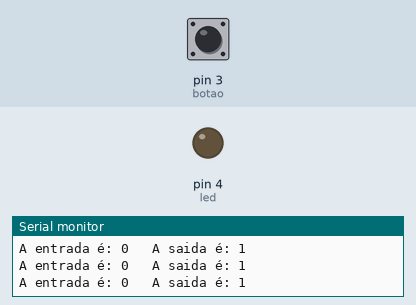
A sketch run on a simulated Arduino Uno, built with avr-gcc and run on an emulated ATmega328P. Parts: output pins drawn as LEDs (lit = HIGH), the last lines printed to the serial monitor. Dashed ring = blinking. Inputs (shaded band) come from the test bench; at power-on: pin 3 (botao) LOW.

Above: at 1.2 s.
1.3 s: pin 3 (botao) pulled HIGH for 3.2 s
At 2.2 s:
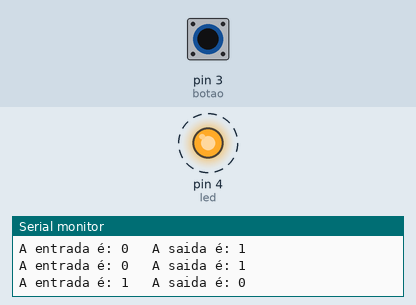
6.0 s: pin 3 (botao) pulled HIGH for 0.15 s
At 6.3 s:
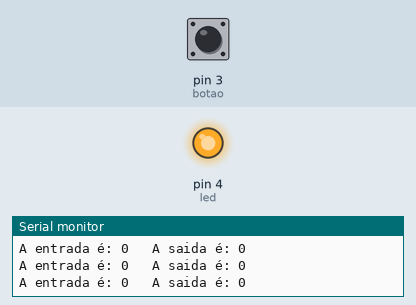
9.1 s: pin 3 (botao) pulled HIGH for 1 s
At 9.5 s:
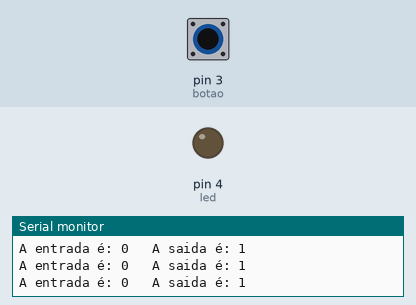
13.1 s: pin 3 (botao) pulsed HIGH 5 times (0.12 s each, 0.3 s apart)
At 14.1 s:
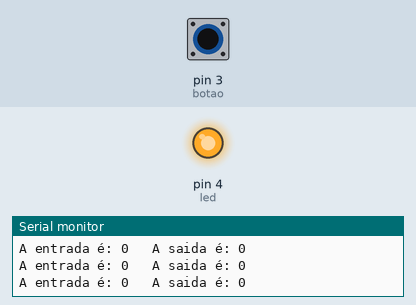
17.6 s: pin 3 (botao) pulsed HIGH 2 times (0.12 s each, 0.3 s apart)
At 17.9 s:
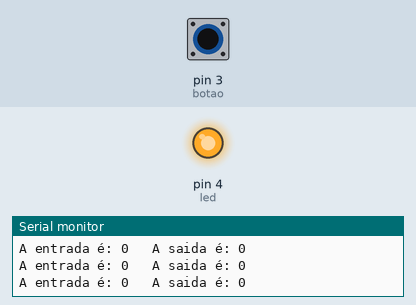
Timing chart, 0 to 20.6 s (numbered marks = the images above; inputs shaded):
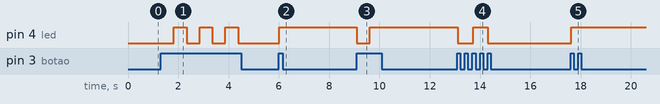

The sketch:

Alterando_estado_do_lead.ino.ino
```cpp
// alterar o estado do led apertando o botão
boolean saida = HIGH;
int led = 4; //Damos nomes aos pinos 3 e 4
int botao = 3;


//
void setup(){
  pinMode(led, OUTPUT); //definição de saída
  pinMode(botao, INPUT); //definição de entrada
  Serial.begin(9600); //ligar o seríal monitor

}

void loop(){
  int entrada = digitalRead(botao); //ler a entrada digital

    if(entrada == 1) {
      saida = !saida;
      digitalWrite(led, saida);
      delay(500);
    }

  Serial.print("A entrada é: "); //print da entrada digital do botao
  Serial.print(entrada); //print da entrada digital do botao
  Serial.print("   A saida é: "); //print da entrada digital do botao
  Serial.println(saida); //print da entrada digital do botao

  delay(10);
}
```

Measured:
- after the input at 1.3 s, pin 4 (led): alternates HIGH for 0.51 s and LOW for 0.51 s, 6 changes in all, then stays LOW, starting after 0.53 s
- after the input at 6.0 s, pin 4 (led): LOW → HIGH at once
- after the input at 9.1 s, pin 4 (led): HIGH → LOW at once, → HIGH 0.51 s later
- after the input at 13.1 s, pin 4 (led): HIGH → LOW at once, → HIGH 0.61 s later, → LOW 0.58 s later
- after the input at 17.6 s, pin 4 (led): LOW → HIGH at once
